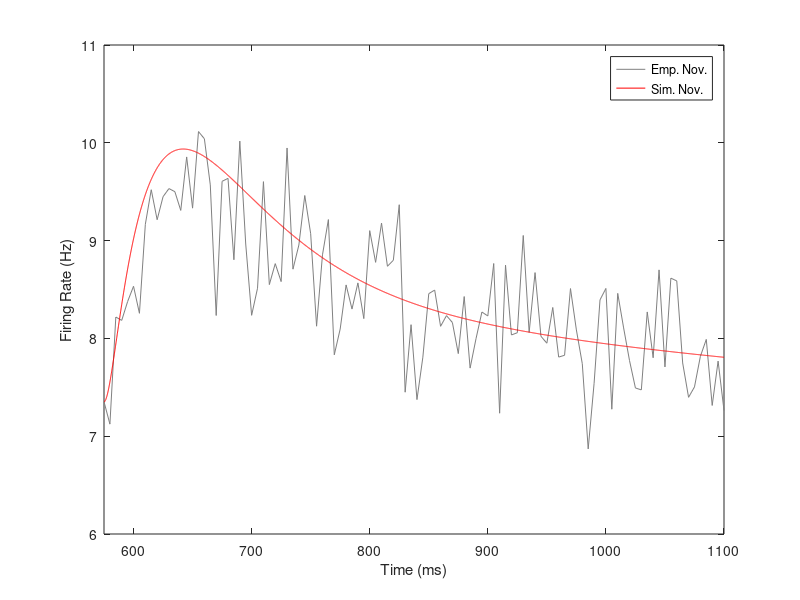
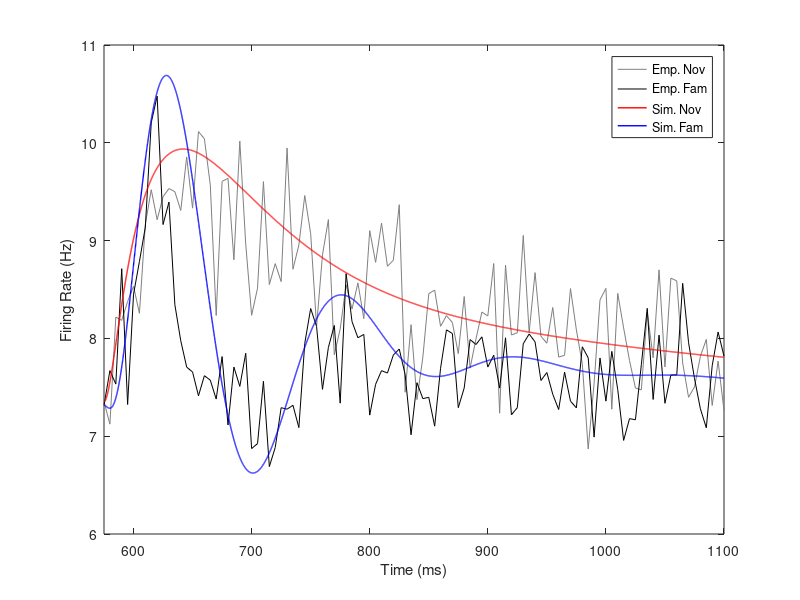
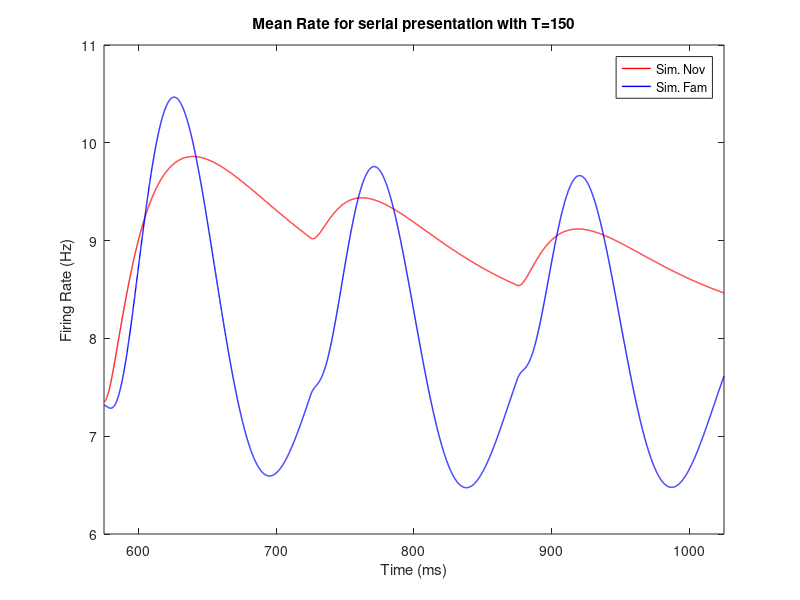

Write MATLAB code to recreate these figures, in order.
clc;clear all;close all;
%% Experimental data
load('Data_Freedman.mat')
% Data_Freedman.mat has mean firing rates for nov and fam stimuli presented
% in "McKee, J. L., Thomas, S. L., & Freedman, D. J. (2013). Neuronal
% representations of novel and familiar visual stimuli in macaque inferior temporal, perirhinal and prefrontal cortices. Paper presented at the Society for Neuroscience, San Diego"

% t: time
% R_nov: mean rate for nov stim
% R_fam: mean rate for fam stim
dt  = 5;             % time step in the data (ms)

%% Simulation for one stimulus presentation
% Parameters
tau = 5;             % time constant for rate dynamics (ms)
k = 1.8;            % Strength of adaptation
w = 0;              % uniform connectivity strength before learning
ws = .9;            % Potentiation in high rate neurons after learning = strength of positive fdbk in m dynamics

% Adapation variables which are linearly filtered firing rates
tau_A = 200;        % time constant for adaptation current (ms)
alpha_A = dt/tau_A;

A_nov = R_nov;
A_fam = R_fam;
for i = 2:length(t)
    A_nov(i) = (1-alpha_A)*A_nov(i-1) + alpha_A*R_nov(i-1);
    A_fam(i) = (1-alpha_A)*A_fam(i-1) + alpha_A*R_fam(i-1);
end

t_fit = 575:dt:1100;
index_fit = round(t_fit(1)/dt):round(t_fit(end)/dt);
Inov_fit = R_nov(index_fit);
Ifam_fit = R_fam(index_fit);
Rnov_fit = R_nov(index_fit-1);
Rfam_fit = R_fam(index_fit-1);
Anov_fit = A_nov(index_fit-1);
Afam_fit = A_fam(index_fit-1);

% % External input for mean (IextMean for r dynamics) and max(IextMax for m dynamics) rate
Iext = Inov_fit - w*Rnov_fit + k*Anov_fit;
% DiffExpEqn = 'a*exp(-x/t1)+b*exp(-x/t2)-a-b';
% xdata = t_fit-t_fit(1);
% ydata = (Iext-Iext(1))';
% IextFit = fit(xdata',ydata',DiffExpEqn,'Start',[-6 5 25 200]);
IextFit.a = -5;
IextFit.b = 6;
IextFit.t1 = 40;
IextFit.t2 = 700;

dt_sim = .1;
t_sim = t(index_fit(1)):dt_sim:t(index_fit(end));
IextMean = IextFit.a*(exp(-(t_sim-t_sim(1))/IextFit.t1)-1)+IextFit.b*(exp(-(t_sim-t_sim(1))/IextFit.t2)-1)+Iext(1);
IextMax  = IextFit.a*(exp(-(t_sim-t_sim(1))/20)-1)-IextFit.a*(exp(-(t_sim-t_sim(1))/400)-1)+Iext(1);    % shorter rise and decay time constant for faster dynamics after learning
IextMean = IextMean';
IextMax  = IextMax';

% Simulation of firing rate before learning, Rnov_sim
Rnov_sim(1) = Rnov_fit(1);
Anov_sim(1) = Rnov_fit(1);

for i = 2:length(t_sim)
    Rnov_sim(i) = Rnov_sim(i-1) + dt_sim/dt*(-Rnov_sim(i-1)+w*Rnov_sim(i-1)-k*(Anov_sim(i-1)-Anov_sim(1))+ (IextMean(i-1)-IextMean(1)) +Rnov_sim(1));
    Anov_sim(i) = Anov_sim(i-1) + dt_sim/tau_A*(-Anov_sim(i-1) + Rnov_sim(i-1));
end
figure;
plot(t(index_fit),Rnov_fit,'Color',[0.5 0.5 0.5]);hold on
plot(t_sim,Rnov_sim,'r');hold off
xlim([t(index_fit(1)) t(index_fit(end))]);
xlabel('Time (ms)');ylabel('Firing Rate (Hz)')
legend('Emp. Nov.','Sim. Nov.')

%  Simulation of firing rate after learning, Rfam_sim with m_sim
m_sim = 0;
n_sim = 0;

for i = 2:length(t_sim)+1
    m_sim(i) = m_sim(i-1) + dt_sim/dt*(-m_sim(i-1)+ws*(m_sim(i-1)) - k*(n_sim(i-1)) + (IextMax(i-1)-Iext(1)));
    n_sim(i) = n_sim(i-1) + dt_sim/tau_A*(-n_sim(i-1) + m_sim(i-1));
end
% figure;
% plot(t_sim,m_sim(2:end)/max(m_sim),'k')
% xlim([t(index_fit(1)) t(index_fit(end))]);
% xlabel('Time (ms)');ylabel('Normalized m')

fpost_FF = -0.7;
fpost_Rec = 0.3;

Rfam_sim(1) = Rfam_fit(1);
Afam_sim(1) = Rfam_fit(1);

for i = 2:length(t_sim)
    Rfam_sim(i) = Rfam_sim(i-1) + dt_sim/dt*(-Rfam_sim(i-1)+w*Rfam_sim(i-1)-k*(Afam_sim(i-1)-Afam_sim(1))...
        + fpost_Rec*m_sim(i) + (IextMean(i-1)-IextMean(1)) + fpost_FF*(IextMax(i-1)-Iext(1))+Rfam_sim(1));
    Afam_sim(i) = Afam_sim(i-1) + dt_sim/tau_A*(-Afam_sim(i-1) + Rfam_sim(i-1));
end

figure;
plot(t(index_fit),Rnov_fit,'Color',[0.5 0.5 0.5]);hold on
plot(t(index_fit),Rfam_fit,'k');
plot(t_sim,Rnov_sim,'r','LineWidth',1)
plot(t_sim,Rfam_sim,'b','LineWidth',1)
xlim([t(index_fit(1)) t(index_fit(end))]);
xlabel('Time (ms)');ylabel('Firing Rate (Hz)')
legend('Emp. Nov','Emp. Fam','Sim. Nov','Sim. Fam')


%% Simulation for multiple stimulus presentation 
StimPeriod = 150;
NT_Period = StimPeriod/dt_sim;
T_multiple = t(index_fit(1)):dt_sim:t(index_fit(1))+StimPeriod*3;
NT_multiple = length(T_multiple);

Iext_multiple = zeros(NT_multiple,1);
I_const = IextMean(1);
Iext_multiple(1:NT_Period) = IextMean(1:NT_Period)-I_const;
DecayRate = exp(-dt_sim/50);
for k = 1:2;
    for j = k*NT_Period+1:(k+1)*NT_Period
        Iext_multiple(j) = Iext_multiple(j-1)*DecayRate;
    end
    Iext_multiple(k*NT_Period+1:(k+1)*NT_Period) = Iext_multiple(k*NT_Period+1:(k+1)*NT_Period)+IextMean(1:NT_Period)-I_const;
end
Iext_multiple = Iext_multiple+I_const;

IextMax_multiple = zeros(NT_multiple,1);
I_const = IextMean(1);
IextMax_multiple(1:NT_Period) = IextMax(1:NT_Period)-I_const;
for k = 1:2;
    for j = k*NT_Period+1:(k+1)*NT_Period
        IextMax_multiple(j) = IextMax_multiple(j-1)*DecayRate;
    end
    IextMax_multiple(k*NT_Period+1:(k+1)*NT_Period) = IextMax_multiple(k*NT_Period+1:(k+1)*NT_Period)+IextMax(1:NT_Period)-I_const;
end
IextMax_multiple = IextMax_multiple+I_const;

Rnov_multiple(1) = Rnov_fit(1);
Anov_multiple(1) = Rnov_fit(1);
Rfam_multiple(1) = Rfam_fit(1);
Afam_multiple(1) = Rfam_fit(1);
m_multiple = 0;
n_multiple = 0;

for i = 2:NT_multiple+1
    m_multiple(i) = m_multiple(i-1) + dt_sim/dt*(-m_multiple(i-1)+ws*(m_multiple(i-1)) - k*(n_multiple(i-1)) + (IextMax_multiple(i-1)-Iext(1)));
    n_multiple(i) = n_multiple(i-1) + dt_sim/tau_A*(-n_multiple(i-1) + m_multiple(i-1));
end

for i = 2:NT_multiple
    Rnov_multiple(i) = Rnov_multiple(i-1) + dt_sim/dt*(-Rnov_multiple(i-1)+w*Rnov_multiple(i-1)-k*(Anov_multiple(i-1)-Anov_multiple(1)) + (Iext_multiple(i-1)-IextMean(1)) +Rnov_multiple(1));
    Anov_multiple(i) = Anov_multiple(i-1) + dt_sim/tau_A*(-Anov_multiple(i-1) + Rnov_multiple(i-1));

    Rfam_multiple(i) = Rfam_multiple(i-1) + dt_sim/dt*(-Rfam_multiple(i-1)+w*Rfam_multiple(i-1)-k*(Afam_multiple(i-1)-Afam_multiple(1))...
        + fpost_Rec*m_multiple(i) + (Iext_multiple(i-1)-IextMean(1)) + fpost_FF*(IextMax_multiple(i-1)-Iext(1))+Rfam_multiple(1));
    Afam_multiple(i) = Afam_multiple(i-1) + dt_sim/tau_A*(-Afam_multiple(i-1) + Rfam_multiple(i-1));
end

figure;
plot(T_multiple,Rnov_multiple,'r','LineWidth',1)
hold on;
plot(T_multiple,Rfam_multiple,'b','LineWidth',1)
hold off
xlim([T_multiple(1) T_multiple(end)]);
xlabel('Time (ms)');ylabel('Firing Rate (Hz)')
legend('Sim. Nov','Sim. Fam')
title(['Mean Rate for serial presentation with T=',num2str(StimPeriod)])